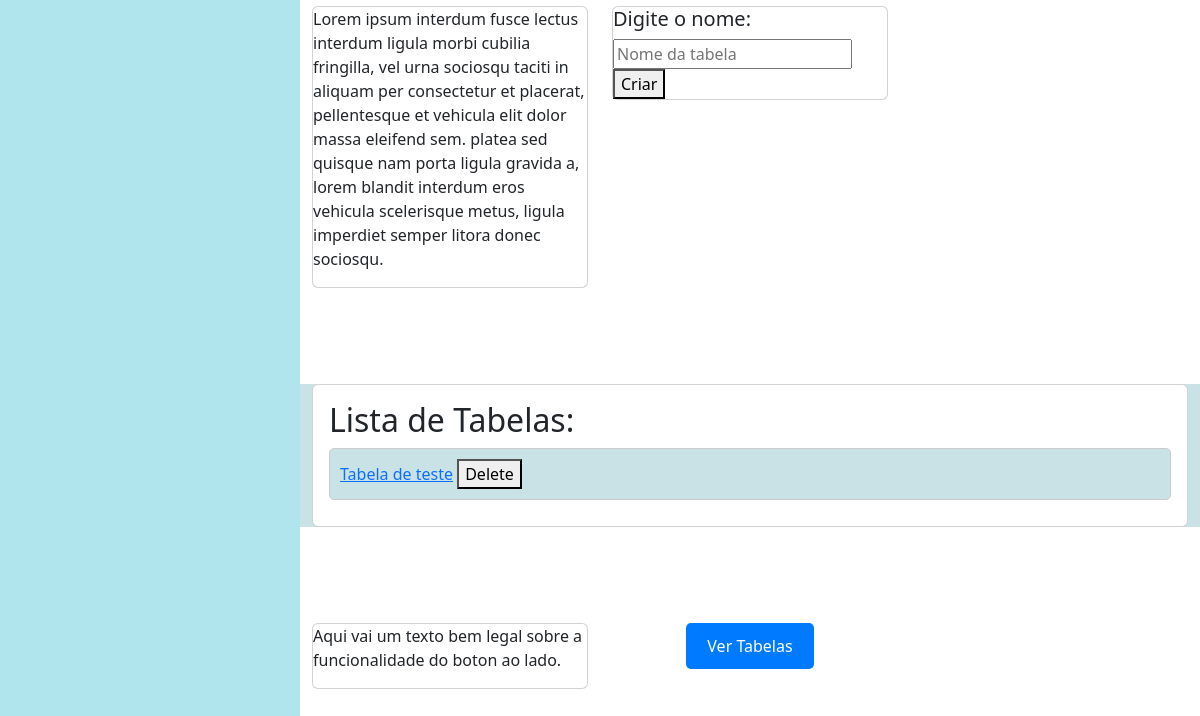
Before: / (lower part) with the older database file.
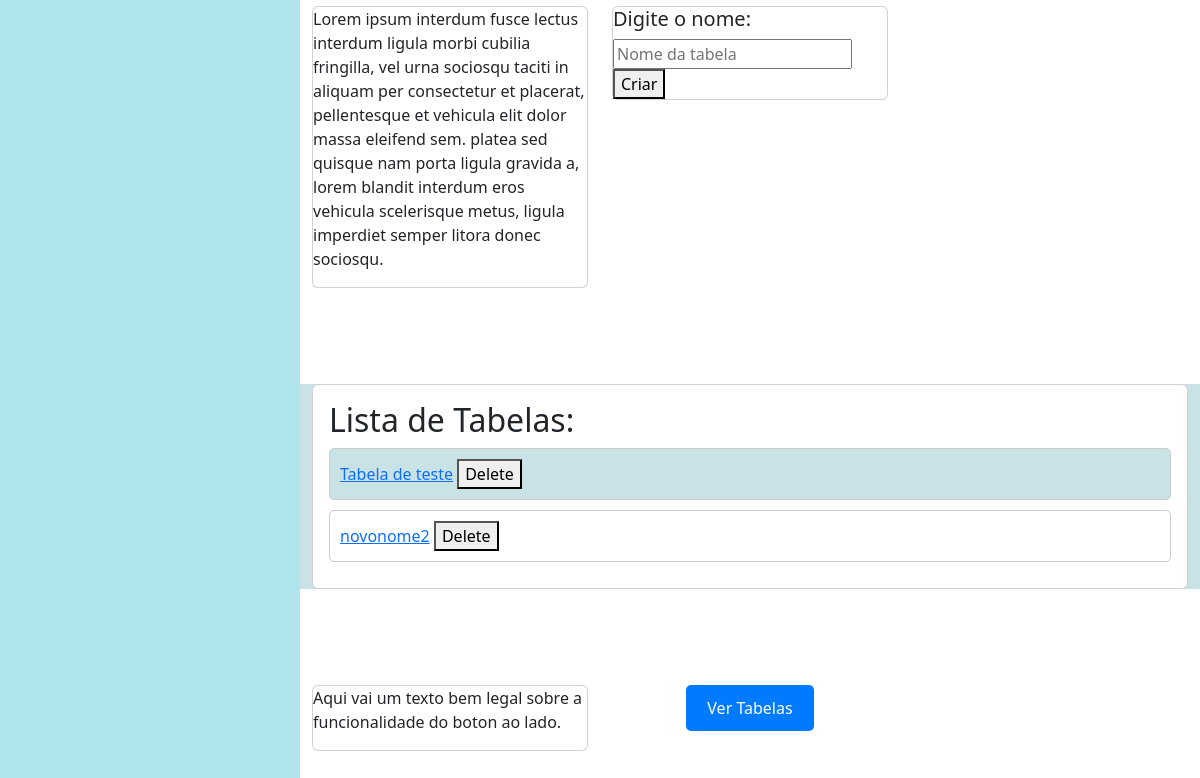
After: the same page with the newer database file.
### app.py (models this page shows, shortened)
class Table(db.Model):
    id = db.Column(db.Integer, primary_key=True)
    name = db.Column(db.String(50))
    columns = db.relationship('Column', backref='table', lazy='dynamic', cascade='all, delete-orphan')
    rows = db.relationship('Row', backref='table', lazy='dynamic', cascade='all, delete-orphan')

### app.py (the view)
@app.route('/')
def index():
    tables = Table.query.all()
    return render_template('index.html', tables=tables)

### templates/index.html (shortened to what the changed rows need)
<!DOCTYPE html>
<html>
    <head>
        <link rel="stylesheet" href="../static/bootstrap/css/bootstrap.css">
        <link rel="stylesheet" href="../static/bootstrap/js/bootstrap.js">
        <link rel="stylesheet" href="../static/style.css">
    </head>
    <body>
        <menu id="main">
            <br><hr> <br>
            <section id="Editar" class="mt-5">
                <div class="container">
                    <div class="row">
                        <div class="col">
                            <div class="card">
                                <div class="card-body">
                                    <h2>Lista de Tabelas:</h2>
                                    {% for table in tables %}
                                        <div class="table-item {% if loop.index % 2 == 1 %}color1{% else %}color2{% endif %}">
                                            <a href="{{ url_for('edit_table', table_id=table.id) }}">{{ table.name }}</a>
                                            <form action="{{ url_for('delete_table', table_id=table.id) }}" method="post" style="display: inline;">
                                                <button type="submit" onclick="return confirm('Tem certeza que deseja excluir esta tabela?')">Delete</button>
                                            </form>
                                        </div>
                                    {% endfor %}
                                </div>
                            </div>
                        </div>
                    </div>
                </div>
            </section>
            <br><br>
        </menu>
    </body>
</html>

Changed rows visible on the page:
added Table: name "novonome2"
